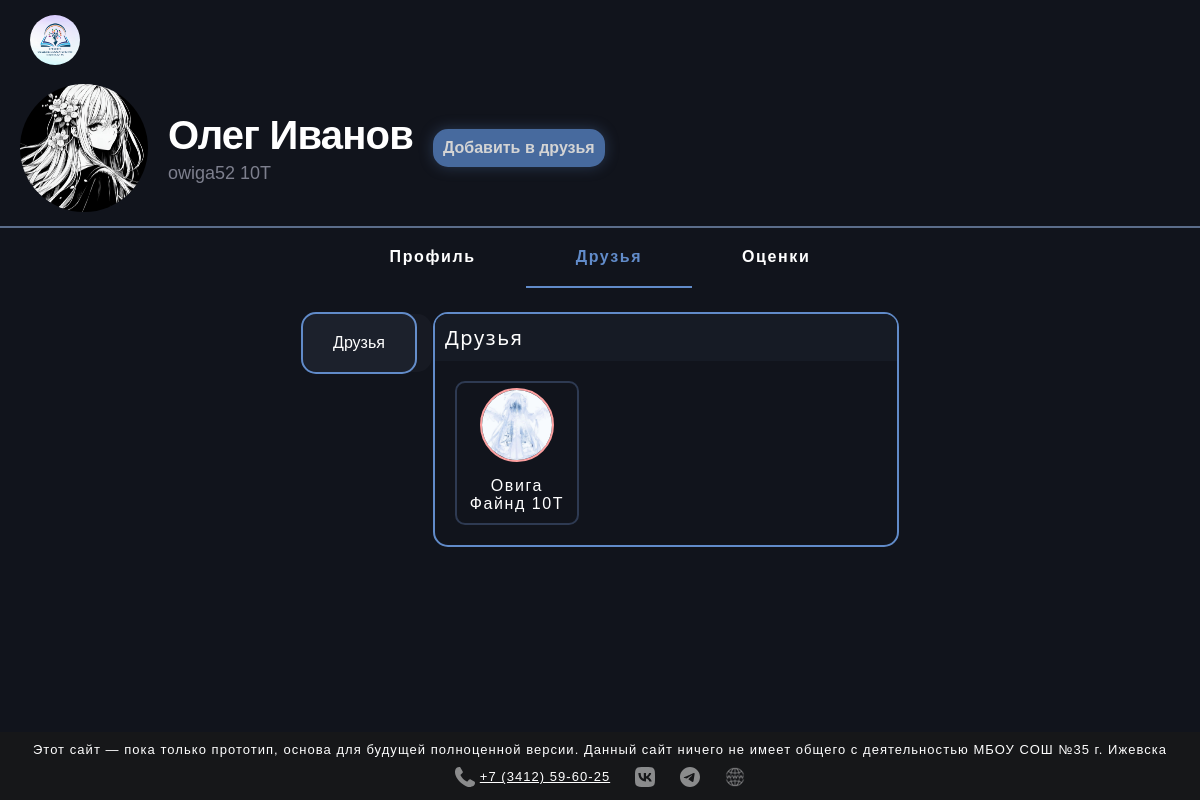
The page /profile/owiga52/friends/list on the database as committed earlier.
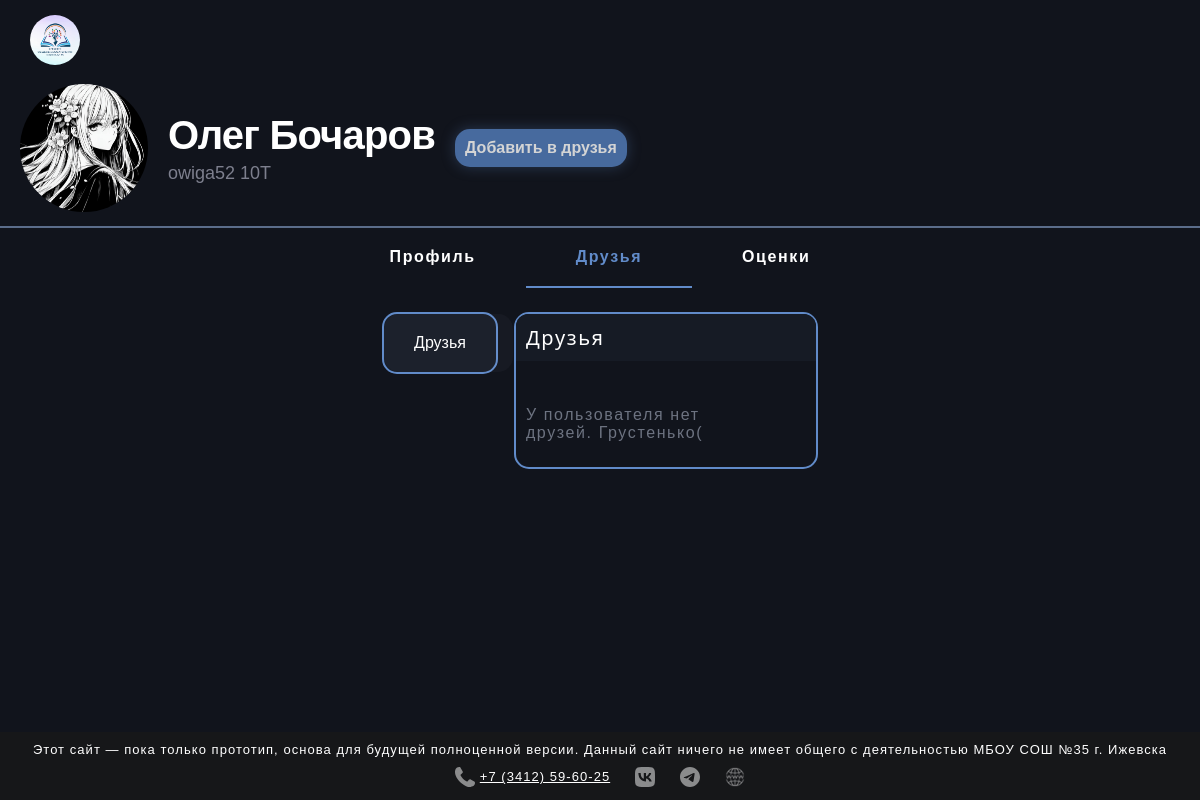
The same page on the database as committed later.
### accounts/models.py (models this page shows, shortened)
class User(AbstractUser):
    ROLES = (
        ('student', 'Ученик'),
        ('teacher', 'Учитель'),
    )
    role = models.CharField(max_length=10, choices=ROLES, default='student')
    classroom = models.CharField(max_length=10, blank=True, null=True, verbose_name="Класс")
    username = models.CharField(max_length=20, unique=True, blank=False)
    email = models.EmailField(max_length=20, unique=True, blank=False)
    birth_date = models.DateField(null=True, blank=True)
    phone = models.CharField(max_length=15, blank=True)
    cover = models.ImageField(upload_to=rename_file, default="profile_image/default.png", blank=True)
    is_teacher = models.BooleanField(default=False)
    lesson_name = models.CharField(max_length=20, blank=True, null=True, default=None)

### accounts/views.py (the view)
# urls.py: path('<str:username>/friends/', RedirectView.as_view(pattern_name='friends', permanent=False)),
def friends(request, username):
    user = get_object_or_404(User, username=username)
    if request.user.is_authenticated:
        sent_requests = Friendship.objects.filter(user=request.user, status="pending").values_list("friend_id", flat=True)
        friends_list = Friendship.objects.filter(user=user, status="accepted").values_list("friend_id", flat=True)
        pending_requests = Friendship.objects.filter(friend=request.user, status="pending").values_list("user_id",
                                                                                                        flat=True)
    else:
        sent_requests = None
        pending_requests = None
        friends_list = Friendship.objects.filter(user=user, status="accepted").values_list("friend_id", flat=True)
    privacy = PrivacySettings.objects.filter(user=user).first()
    return render(request, 'friends/friends.html', {
        'user': user,
        'cover': user.cover,
        "sent_requests": sent_requests,
        'pending_requests': pending_requests,
        "friends": friends_list,
        "privacy": privacy
    })

### accounts/templatetags/custom_filters.py (called while the page is built)
@register.filter
def get_user_by_id(user_id):
    return User.objects.filter(id=user_id).first()  # Получаем пользователя или None

### accounts/templates/friends/friends.html (shortened to what this page needs)
{% load static %}
{% load custom_filters %}
<!DOCTYPE html>
<html>
<head>
    <link rel="stylesheet" href="{% static 'css/style2.css' %}">
    <link rel="stylesheet" href="{% static 'css/profile.css' %}">
    <link rel="stylesheet" href="{% static 'css/friends.css' %}">
    <link rel="stylesheet" href="{% static 'css/footer.css'%}">
</head>
<body>
    <header>
        <div class="logo">
            <a href="{% url 'blog_news' %}"><img src="{% static 'media/logo.png' %}" class="logo-image"></a>
        </div>
    </header>
    <main>
        <div class="user_profile">
            <img src="{{ cover.url }}" loading="lazy" class="avatar {% if user.is_superuser %}superuser_user_border{% elif user.is_teacher %} teacher_user_border{% endif %}">
            <div class="names">
                <span style="font-size: 40px; letter-spacing: -0.02em; font-weight:bold; margin-bottom: 5px;" class="">{{ user.first_name }} {{ user.last_name }}</span>
                <span style="font-size: 18px; color: #c9cadd96;">{{ user.username }} {% if not user.is_teacher %} {{ user.classroom }} {% endif %}</span>
            </div>
            {% if user == request.user %}
            {% elif request.user.id in friends %}
                <button class="delete-friend-btn" data-user-id="{{ user.id }}" data-username="{{ request.user.username }}">Удалить из друзей</button>
            {% elif user.id in sent_requests %}
            <button class="cancel-friend-btn" data-user-id="{{ user.id }}" data-username="{{ request.user.username }}">Отменить заявку</button>
            {% elif user.id in pending_requests %}
            <div class="accept-deny-btns">
                <div class="accept-btn"><a href="{% url 'accept_friend_request' username=user.username user_id=user.id %}">Принять заявку</a></div>
                <div class="deny-btn"><a href="{% url 'reject_friend_request' username=user.username user_id=user.id %}">Отклонить заявку</a></div>
            </div>
            {% else %}
            <div class="add-friend">
                <button class="add-friend-btn" data-user-id="{{ user.id }}" data-username="{{ request.user.username }}">Добавить в друзья</button>
            </div>
            {% endif %}
        </div>
        <div class="razdel">
            <nav class="profile_info">
                <div class="profile route"><a href="{% url 'profile' user.username %}">Профиль</a></div>
                <div class="friends active route"><a href="{% url 'friends' user.username %}"><span class="active2">Друзья</span></a></div>
                {% if not user.is_teacher %}<div class="grades route"><a href="{% url 'grades' user.username %}">Оценки</a></div>
                {% else %} {% if request.user == user %}<div class="grades route"><a href="{% url 'add_grades' user.username %}">Выставить Оценки</a></div>  {% endif %}{% endif %}
            </nav>
        </div>
        {% if privacy.show_friends == 2 or user == request.user %}
        <div class="friends-class">
            <div class ="friends-choice">
                {% if user == request.user %}
                <div class="active_setting tab-link"><a href="{% url 'friends' user.username %}" style="color: #1f89d6;">Друзья</a></div>
                <div class="tab-link"><a href="{% url 'friend_request' user.username %}" >Заявки</a></div>
                <div class="tab-link"><a href="{% url 'sended' user.username %}">Ваши заявки</a></div>
                {% else %}
                <div class="active_setting tab-link"><a href="{% url 'friends' user.username %}">Друзья</a></div>
                {% endif %}
            </div>
            <div class="friends-block">
                    <div class="title">
                        Друзья
                    </div>
                <div class="friends-real">
                {% for friend in friends %}
                    {% with friend|get_user_by_id as user %}
                    <a href="{% url 'profile' username=user.username %}">
                        <div class="friends-real-item">
                            <div><img src="{{ user.cover.url }}" loading="lazy" class="user-real-cover {% if user.is_superuser %}user-real-cover-superuser-user{% endif %}"></div>
                            <div class="friends-real-username">{{ user.first_name }} {{ user.last_name }} {% if not user.is_teacher %}{{ user.classroom }}{% endif %}</div>
                        </div>
                    </a>
                    {% endwith %}
                {% empty %}
                </div>
                    {% if request.user == user %}
                    <div class="friends-list">У вас нет друзей. Грустенько(</div>
                    {% else %}
                    <div class="friends-list">У пользователя нет друзей. Грустенько(</div>
                    {% endif %}
                {% endfor %}
                </div>
            {% else %}
            <div style="display: flex; justify-content: center;">
                <div class="friends-hidden">Пользователь скрыл список своих друзей</div>
            </div>
            {% endif %}
    </main>
    <div class="wrapper">
        <footer>
            <div class="footer-elements">
                <div class="footer-info-text">Этот сайт — пока только прототип, основа для будущей полноценной версии. Данный сайт ничего не имеет общего с деятельностью МБОУ СОШ №35 г. Ижевска</div>
                <div class="footer-logos">
                    <div class="footer-logo-phone"><a href="tel:73412596025"><img src="{% static 'media/phone.svg' %}">+7 (3412) 59-60-25</a></div>
                    <div class="footer-logo-vk"><a href="https://vk.com/izhevskschool35"><img src="{% static 'media/vk.svg' %}"></a></div>
                    <div class="footer-logo-telegram"><a href="https://t.me/izhevskschool35"><img src="{% static 'media/telegram.svg' %}"></a></div>
                    <div class="footer-logo-web"><a href="shkola35izhevsk-r18.gosweb.gosuslugi.ru"><img src="{% static 'media/web.png' %}"></a></div>
                </div>
            </div>
        </footer>
    </div>
</body>
</html>

### accounts/static/css/style2.css (style rules this page uses)
body { background-color: #11141c; color: white; font-family: Arial, Helvetica, sans-serif; transition: all .3s ease; }
header { background: #11141c; position: fixed; display: flex; justify-content: space-between; top: 0; right: 0; left: 0; height: 50px; padding: 15px 30px; transition: all 0.2s ease; z-index: 10; }
main { display: block; height: 100%; overflow-x: hidden; overflow-y: auto; padding-top: 70px; transition: all 0.2s ease; }
a { color: #FFF; text-decoration: none; z-index: 1000; }
.add-friend-btn { position: relative; padding: 8px; color: #d4d4d4; font-size: 16px; background-color: rgb(71, 106, 158); border: 2px rgb(71, 106, 158) solid; border-radius: 15px; font-weight: 550; cursor: pointer; filter: drop-shadow(0 0 7px rgba(97, 139, 201, 0.3)); transition: 0.4s ease; }
.logo { border-radius: 50%; display: flex; overflow: hidden; }
.logo-image { width: 50px; height: 50px; }
.avatar { width: 128px; height: 128px; border-radius: 50%; margin: 14px 20px; }
.razdel { border-top: 2px #5b6d8a solid; }
.user_profile { display: flex; position: relative; align-items: center; }
.names { display: flex; flex-direction: column; }
.profile_info { display: flex; justify-content: center; font-weight: 700; text-decoration: none; letter-spacing: 0.1em; }
.profile { width: auto; padding: 20px 50px; }
.grades { width: auto; padding: 20px 50px; }
.friends { width: auto; padding: 20px 50px; }
.active { animation: 1s show ease; animation-fill-mode: forwards; }
.active2 { animation: 1s show2 ease; animation-fill-mode: forwards; color: rgba(97, 139, 201, 1) }

### accounts/static/css/friends.css (style rules this page uses)
.active_setting { background-color: #d3dcff08; }
.friends-block { display: flex; position: relative; margin-left: 1em; font-weight: 500; letter-spacing: 0.1em; flex-direction: column; min-width: 25vw; border: 2.5px solid rgba(97, 139, 201, 1); border-radius: 15px; z-index: 1; animation: .6s show-settings ease; }
.friends-block>div { padding: 10px 10px; }
.friends-class { display: flex; justify-content: center; align-items: stretch; margin-top: 1.5em; }
.friends-choice { display: flex; flex-direction: column; background-color: #161b25; border-radius: 15px; border: 2.5px solid rgba(97, 139, 201, 1); align-items: baseline; height: 100%; animation: 1.3s show-settings ease; }
.friends-choice>div { width: 62%; font-weight: 500; padding-top: 20px; padding-bottom: 20px; padding-left: 30px; padding-right: 30px; }
.friends-choice>div:last-child { border-bottom-left-radius: 15px; border-bottom-right-radius: 15px; }
.friends-choice>div:first-child { border-top-left-radius: 15px; border-top-right-radius: 15px; }
.friends-list { margin: 15px 0; max-width: 20vw; color: #6d7381; }
.friends-real { display: grid; grid-template-columns: repeat(3, 1fr); gap: 5px; }
.title { display: flex; font-family: system-ui, -apple-system, BlinkMacSystemFont, 'Segoe UI', Roboto, Oxygen, Ubuntu, Cantarell, 'Open Sans', 'Helvetica Neue', sans-serif; font-size: 20px; background: #161b25; border-radius: 12px 12px 0 0; height: 55px; align-items: center; z-index: 0; flex: 100%; }

### static/css/footer.css (style rules this page uses)
body { margin: 0; min-height: 100vh; }
footer { display: flex; position: relative; width: 100%; bottom: 0px; font-size: 13px; letter-spacing: 0.08em; background-color: rgba(26, 26, 26, 0.692); justify-content: center; z-index: 5; }
.footer-elements { display: flex; flex-direction: column; justify-content: space-between; align-items: center; padding: 10px 10px; }
.footer-logos { display: flex; flex-direction: row; gap: 25px; margin-top: 10px ; }
.footer-logos>div>a>img { width: 20px; opacity: 0.5; transition: .6s ease; }
.footer-logos>div>a { text-decoration: underline; }
.footer-logo-phone a { display: flex; gap: 5px; align-items: center; }
.logo { border-radius: 50%; height: 50px; display: flex; overflow: hidden; transition: all .2s ease; }
.logo-image { width: 50px; height: 50px; }
.wrapper { display: block; position: fixed; bottom: -0px; left: 0; right: 0; z-index: 5; }

Rows that differ between the two databases and show on the page:
removed User: cover (picture), first_name "Овига", last_name "Файнд", classroom "10Т"
changed User "Олег": last_name "Иванов" → "Бочаров"
Other text that changed with them:
text now shown: "У пользователя нет друзей. Грустенько("
